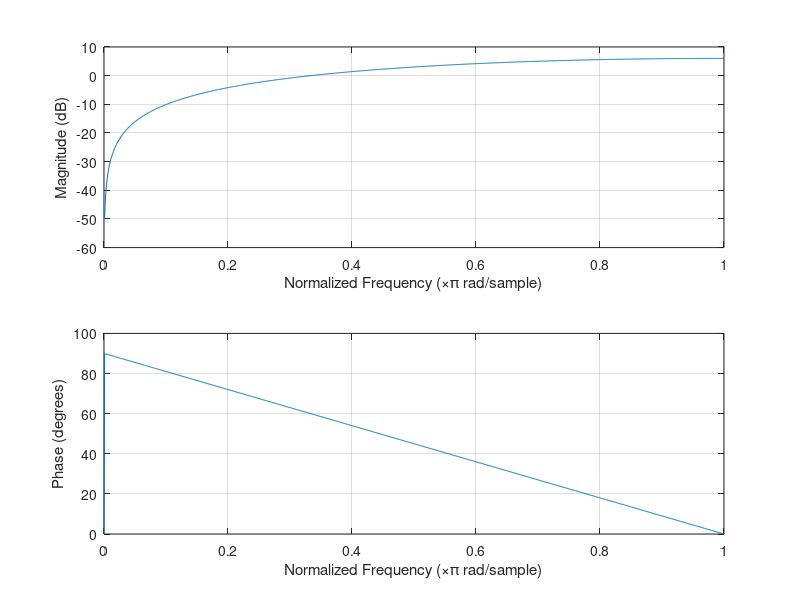
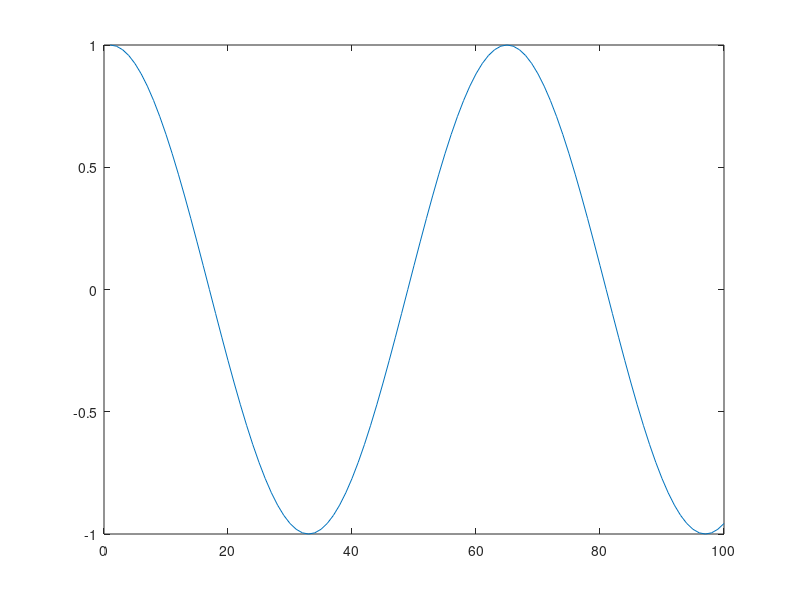
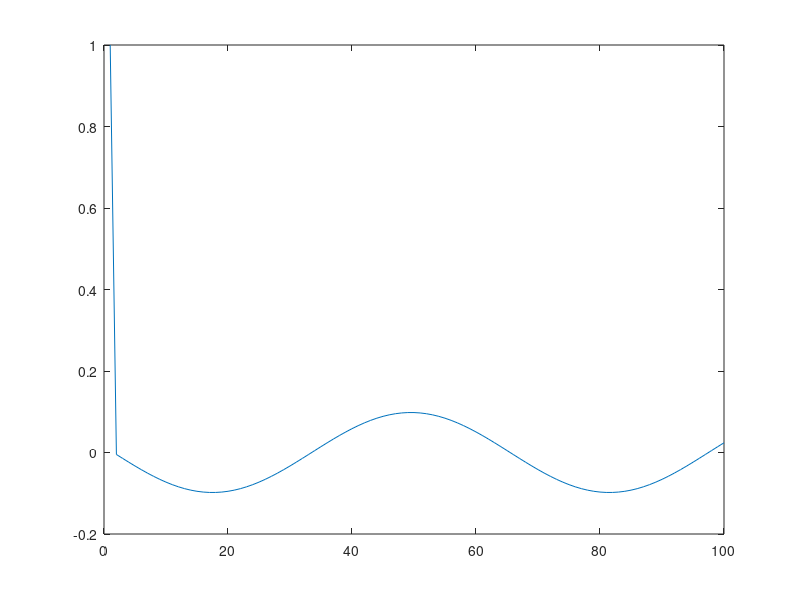

These figures' MATLAB source, in order: (Note: this script raises an error after producing the figures.)
clc; close all; clear all;
%%
%h(n) as a vector
h = [1,-1];
%number of samples
freqz(h, 1, 1000);
n=0:1000;
x=cos(pi/32*n);
%filter
y=filter(h, 1, x);
figure (2);
plot(x(1:100))
figure (3);
plot(y(1:100))
%
img = imread('photo.jpg');
figure(4);
imagesc(img);colormap gray
dy=filter([1,-1], 1, img);
figure(5);
imagesc(dy);colormap gray
dx=filter([1,-1], 1, img')';
figure(6)
imagesc(dx);colormap gray
figure(7)
dy2=filter([1,-1], 1, dy);
imagesc(dy2);colormap gray
figure(8)
dx2=filter([1,-1], 1, dx')';
imagesc(dx2);colormap gray
figure(9)
dydx=filter([1,-1], 1, dy')';
imagesc(dydx);colormap gray
figure(10)
dxdy=filter([1,-1], 1, dx);
imagesc(dxdy);colormap gray
%% filter2
img = imread('photo.jpg');
N = 20;
h = ones(2*N+1,2*N+1) / (2*N+1)^2;
y = filter2(h,img);
figure(11)
imshow(y/max(y(:)));
%% photo-deg.jpg
N = 20;
img2 = imread('photo-deg.jpg');
y = filter2(h, img2);
figure(12);
imshow(y/max(y(:)));
%% medfilt2
N = 6;
img2 = imread('photo-deg.jpg');
y = medfilt2(img2, [12, 12]);
figure(13);
imshow(y);


clc; close all; clear all;
v = VideoReader('500fps.avi');
i= 0;
while hasFrame(v)
i=i+1;
I = rgb2gray(im2double(readFrame(v)));
x(i) = I(293,323);
end
y = x-mean(x);
Y = abs(fftshift(fft(y,512)));
F = linspace (-250,250,512);
subplot(2,1,1)
plot(F,Y);
title('DFT before denoising');
h = fspecial('gaussian', [5 5], 2);
y_filtered = filter2(h, y);
Y_filtered = abs(fftshift(fft(y_filtered, 512)));
subplot(2,1,2)
plot(F, Y_filtered);
title('DFT after denoising');
